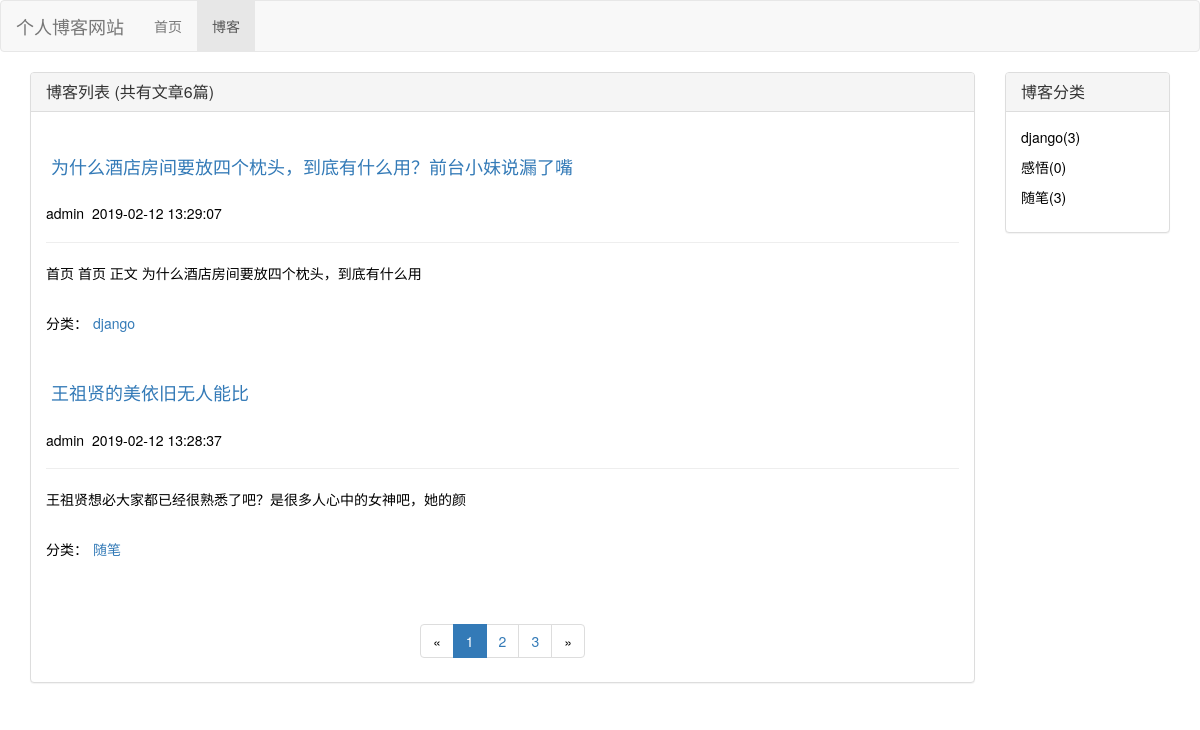
Page /blog/ on the earlier database version.
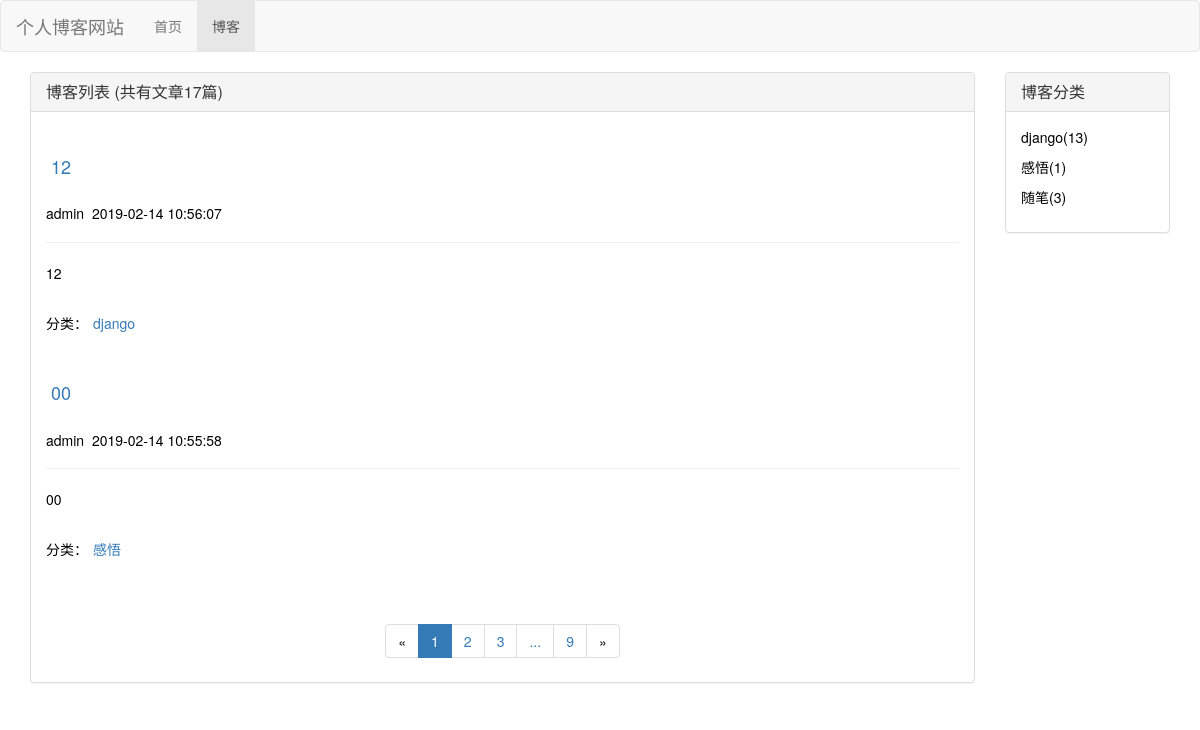
Same page on the later database version.
### blog/models.py (models this page shows, shortened)
class Blog(models.Model):
    title = models.CharField(max_length=50)
    blog_type = models.ForeignKey(BlogType,on_delete = models.DO_NOTHING)
    author = models.ForeignKey(User,on_delete = models.DO_NOTHING)
    content = RichTextUploadingField()
    rend_num = models.IntegerField(default=0)
    created_time = models.DateTimeField(auto_now_add=True)
    last_updated_time =models.DateTimeField(auto_now=True)
    class Meta:
        ordering=['-created_time']

class BlogType(models.Model):
    type_name = models.CharField(max_length=15)
    def __str__(self):
        return self.type_name

### blog/views.py (the view)
# urls.py: path('', views.blog_list,name='blog_list'),
def blog_list(request):
    current_page = request.GET.get('page',1) #获取当前page的值，没有设置默认为1
    list_all = Blog.objects.all()   #取出所有数据
    paginator = Paginator(list_all,2) #分页器给数据分页，每页显示2条
    page_list = paginator.get_page(current_page) #验证，不在页码内返回第一页内容，超出页码返回最后一页内容
    current_num = page_list.number #获取当前页码
    all_page_num = paginator.num_pages #总页数
    page_range =list(range(max(current_num-2,1),current_num))+list(range(current_num,min(current_num+2,all_page_num)+1))
    if page_range[0]-1 >=2:
        page_range.insert(0,'...')
    if all_page_num-page_range[-1] >=2:
        page_range.append('...')
    if page_range[0] !=1:
        page_range.insert(0,1)
    if page_range[-1] != all_page_num:
        page_range.append(all_page_num)
    blog_types = BlogType.objects.all().annotate(num_blogs=Count('blog')) #使用annotate,给BLogType,添加统计字段
    content = {}
    content['blogs'] = page_list
    content['current'] = int(current_page)   #需要把接受到的page的值转换为int类型
    content['page_range'] = page_range
    content['blog_types'] = blog_types
    return render_to_response('blog/blog_list.html',content)

### blog/templates/blog/blog_list.html (shortened to what this page needs)
{% extends 'base.html'%}
{% block content%}
<div class="container">
   <div class="row">
      <div class="col-xs-10">
        <div class="panel panel-default">
            <div class="panel-heading">
                <h3 class="panel-title">
                    博客列表
                    (共有文章{{blogs.paginator.count}}篇)
                </h3>
            </div>
            <div class="panel-body">
                <ul>
                {% for blog in blogs.object_list%}
                <li>
                    <h4><a href="{% url 'blog:blog_details' blog.pk %}">{{blog.title}}</a></h4>
                    <h5>{{blog.author}}&nbsp;&nbsp;{{blog.created_time|date:'Y-m-d H:i:s'}}</h5>
                    <hr>
                    <p>{{blog.content|truncatechars:30}}</p>
                    <p>分类：<a href="{% url 'blog:blog_type' blog.blog_type.id %}">{{blog.blog_type}}</a></p>
                </li>
                {% empty %}
                <p>还没有发布文章</p>
                {% endfor %}
                </ul>
            </div>
        <nav aria-label="Page navigation" class='text-center'>
          <ul class="pagination">
            {% if blogs.has_previous %}
            <li>
              <a href="?page={{blogs.previous_page_number}}" aria-label="Previous">
                <span aria-hidden="true">&laquo;</span>
              </a>
            </li>
            {% else %}
            <li class="disabled"><a href="#" aria-label="Previous"><span aria-hidden="true">&laquo;</span></a></li>
            {% endif %}
            {% for num in page_range %}
                    {% if num == current %}
                    <li class='active'><span>{{num}}</span></li>
                    {% else %}
                        {% if num == '...'%}
                        <li><span>{{num}}</span></li>
                        {% else%}
                        <li><a href="?page={{num}}">{{num}}</a></li>
                        {% endif %}
                    {% endif %}
            {% endfor %}
            {% if blogs.has_next %}
            <li>
              <a href="?page={{blogs.next_page_number}}" aria-label="Next">
                <span aria-hidden="true">&raquo;</span>
              </a>
            </li>
            {% else %}
            <li class="disabled">
              <a href="#" aria-label="Next">
                <span aria-hidden="true">&raquo;</span>
              </a>
            </li>
            {% endif%}
          </ul>
        </nav>
      </div>
   </div>
   <div class="col-xs-2">
        <div class="panel panel-default">
            <div class="panel-heading">
                <h3 class="panel-title">
                    博客分类
                </h3>
            </div>
            <div class="panel-body">
                {% for blog_type in blog_types %}
                    <P>{{blog_type.type_name}}({{blog_type.num_blogs}})</P>
                {% endfor %}
            </div>
   </div>
</div>
  </div>
{% endblock %}
{% block active_shouye1 %}active{% endblock %}

Differences in the rows shown:
no longer on this page (row unchanged): Blog: title "为什么酒店房间要放四个枕头，到底有什么用？前台小妹说漏了嘴", author "admin", created_time "2019-02-12 13:29:07", content "首页 首页 正文 为什么酒店房间要放四个枕头，到底有什么用", blog_type "django"
no longer on this page (row unchanged): Blog: title "王祖贤的美依旧无人能比", author "admin", created_time "2019-02-12 13:28:37", content "王祖贤想必大家都已经很熟悉了吧？是很多人心中的女神吧，她的颜", blog_type "随笔"
added Blog: title "12", author "admin", created_time "2019-02-14 10:56:07", content "12", blog_type "django"
added Blog: title "00", author "admin", created_time "2019-02-14 10:55:58", content "00", blog_type "感悟"
computed for BlogType "django": num_blogs "3" → "13"
computed for BlogType "感悟": num_blogs "0" → "1"
Other differences:
{{ blogs.paginator.count }}: "6" → "17"
new list line: "9"
